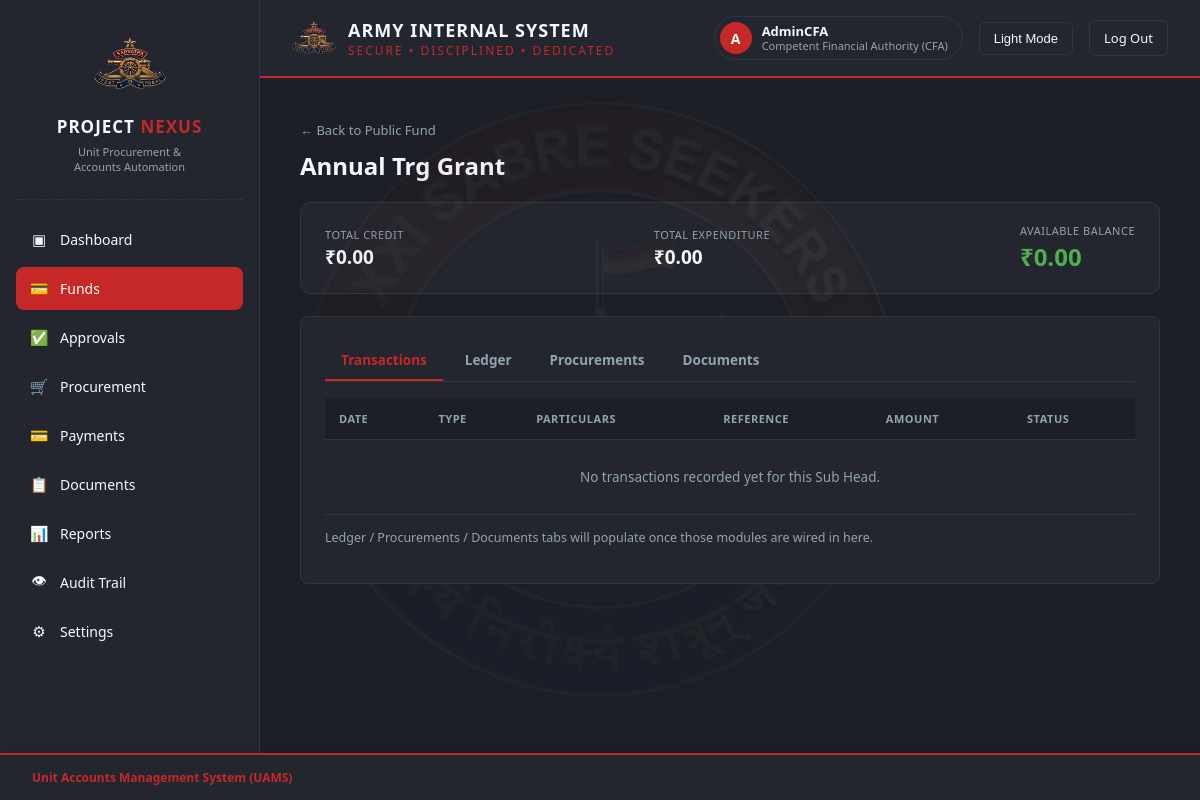
/finance/funds/sub-head/e71c5ec3-fc21-4b76-9688-26a798020fd8/ (signed in), run on an earlier commit of the app's database.
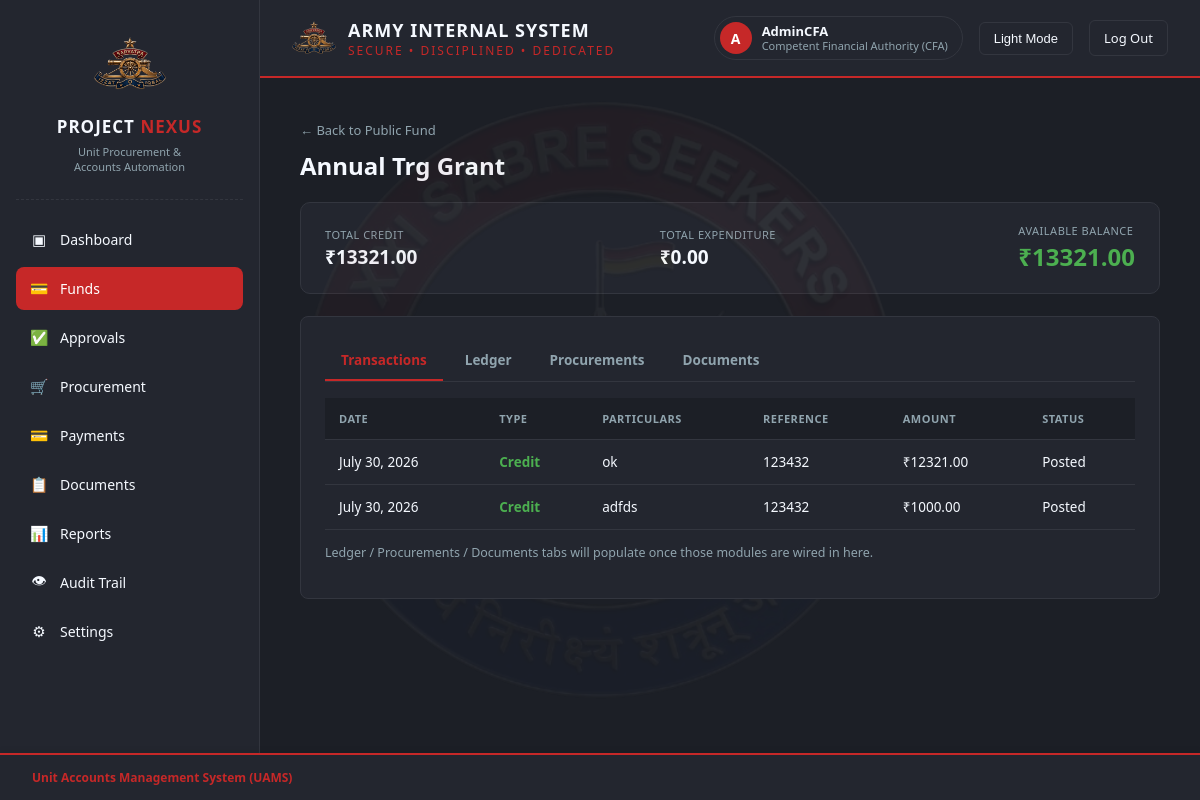
And on a later commit of the database.
### finance/models.py (models this page shows, shortened)
class FundTransaction(CoreModel):
    TRANSACTION_TYPE_CHOICES = [
        ("OPENING", "Opening Balance"),
        ("CREDIT", "Additional Credit"),
        ("EXPENDITURE", "Actual Expenditure"),
        ("CREDIT_REVERSAL", "Credit Reversal"),
        ("EXPENDITURE_REVERSAL", "Expenditure Reversal"),
        ("ADJUSTMENT_CREDIT", "Credit Adjustment"),
        ("ADJUSTMENT_DEBIT", "Debit Adjustment"),
    ]
    financial_year = models.ForeignKey(
        FinancialYear,
        on_delete=models.PROTECT,
        related_name="fund_transactions",
    )
    sub_head = models.ForeignKey(
        SubHead,
        on_delete=models.PROTECT,
        related_name="fund_transactions",
    )
    transaction_type = models.CharField(
        max_length=30,
        choices=TRANSACTION_TYPE_CHOICES,
    )
    amount = models.DecimalField(
        max_digits=15,
        decimal_places=2,
        validators=[MinValueValidator(Decimal("0.01"))],
    )
    transaction_date = models.DateField(
        default=timezone.localdate,
    )
    fund_entry = models.OneToOneField(
        FundEntry,
        on_delete=models.PROTECT,
        related_name="ledger_transaction",
        blank=True,
        null=True,
    )
    reference_number = models.CharField(
        max_length=100,
        blank=True,
        null=True,
    )
    reference_type = models.CharField(
        max_length=50,
        blank=True,
        null=True,
        help_text="Example: FUND_ENTRY, PAYMENT or REVERSAL.",
    )
    reference_id = models.PositiveBigIntegerField(
        blank=True,
        null=True,
    )
    remarks = models.TextField(
        blank=True,
        null=True,
    )
    is_reversed = models.BooleanField(
        default=False,
    )
    class Meta:
        db_table = "fin_fund_transactions"
        ordering = ["-transaction_date", "-created_at"]
        verbose_name = "Fund Transaction"
        verbose_name_plural = "Fund Transactions"
    @property
    def debit_amount(self):
        debit_types = {
            "EXPENDITURE",
            "CREDIT_REVERSAL",
            "ADJUSTMENT_DEBIT",
        }
        if self.transaction_type in debit_types:
            return self.amount
        return Decimal("0.00")

### finance/views.py (the view)
@login_required
def sub_head_detail(request, pk):
    role = getattr(request.user, "role", None)
    if role not in FUND_ROLES:
        raise PermissionDenied(
            "You are not authorised to access Funds."
        )
    sub_head = get_object_or_404(
        SubHead.objects.select_related("fund_head"), pk=pk
    )
    txns = FundTransaction.objects.filter(sub_head=sub_head)
    summary = _balance_summary(txns)
    transactions = txns.order_by("-transaction_date", "-created_at")
    context = {
        "sub_head": sub_head,
        "summary": summary,
        "transactions": transactions,
        "role": role,
    }
    return render(request, "finance/sub_head_detail.html", context)

### core_base/models.py (called while the page is built)
    def get_queryset(self):
        return super().get_queryset().filter(is_deleted=False)

### finance/views.py (called while the page is built)
def _balance_summary(transaction_qs):
    totals = transaction_qs.aggregate(
        total_credit=Coalesce(
            Sum("amount", filter=Q(transaction_type__in=CREDIT_TYPES)),
            ZERO,
        ),
        total_expenditure=Coalesce(
            Sum("amount", filter=Q(transaction_type="EXPENDITURE")),
            ZERO,
        ),
        total_debit=Coalesce(
            Sum("amount", filter=Q(transaction_type__in=DEBIT_TYPES)),
            ZERO,
        ),
    )
    totals["available_balance"] = (
        totals["total_credit"] - totals["total_debit"]
    )
    return totals

### templates/finance/sub_head_detail.html (shortened to what this page needs)
{% load static %}
<!DOCTYPE html>
<html lang="en">
<head>
  <link rel="stylesheet" href="{% static 'css/style.css' %}">
</head>
<body>
<div class="app-layout">
  {% include 'partials/sidebar.html' with active_nav='funds' %}
  <div class="main-content">
    {% include 'partials/header.html' with active_nav='funds' %}
    <div class="dashboard-shell">
      <a href="{% url 'finance:fund-head-detail' sub_head.fund_head.pk %}" class="shd-back">&larr; Back to {{ sub_head.fund_head.name }}</a>
      <h2 class="shd-title">{{ sub_head.name }}</h2>
      <div class="shd-summary-card">
        <div class="shd-summary-item">
          <div class="label">Total Credit</div>
          <div class="value">&#8377;{{ summary.total_credit|floatformat:2 }}</div>
        </div>
        <div class="shd-summary-item">
          <div class="label">Total Expenditure</div>
          <div class="value">&#8377;{{ summary.total_expenditure|floatformat:2 }}</div>
        </div>
        <div class="shd-summary-item balance">
          <div class="label">Available Balance</div>
          <div class="value">&#8377;{{ summary.available_balance|floatformat:2 }}</div>
        </div>
      </div>
      <div class="card">
        <div class="shd-tabs">
          <div class="shd-tab active">Transactions</div>
          <div class="shd-tab">Ledger</div>
          <div class="shd-tab">Procurements</div>
          <div class="shd-tab">Documents</div>
        </div>
        <table class="shd-table">
          <thead>
            <tr>
              <th>Date</th>
              <th>Type</th>
              <th>Particulars</th>
              <th>Reference</th>
              <th>Amount</th>
              <th>Status</th>
            </tr>
          </thead>
          <tbody>
            {% for txn in transactions %}
              <tr>
                <td>{{ txn.transaction_date }}</td>
                <td>
                  {% if txn.debit_amount %}
                    <span class="shd-debit">Debit</span>
                  {% else %}
                    <span class="shd-credit">Credit</span>
                  {% endif %}
                </td>
                <td>{{ txn.remarks|default:txn.get_transaction_type_display }}</td>
                <td>{{ txn.reference_number|default:"-" }}</td>
                <td>&#8377;{{ txn.amount }}</td>
                <td>{% if txn.is_reversed %}Reversed{% else %}Posted{% endif %}</td>
              </tr>
            {% empty %}
              <tr><td colspan="6" class="shd-empty">No transactions recorded yet for this Sub Head.</td></tr>
            {% endfor %}
          </tbody>
        </table>
        <p style="color:var(--text-secondary); font-size:12.5px; margin-top:14px;">
          Ledger / Procurements / Documents tabs will populate once those modules are wired in here.
        </p>
      </div>
    </div>
    {% include 'partials/footer.html' %}
  </div>
</div>
</body>
</html>

What changed in the data, as far as the page shows it:
added FundTransaction: transaction_date "July 30, 2026", shows "Credit", remarks "ok", reference_number "123432", amount "12321.00", is_reversed "Posted"
added FundTransaction: transaction_date "July 30, 2026", shows "Credit", remarks "adfds", reference_number "123432", amount "1000.00", is_reversed "Posted"
Also different on the page:
{{ summary.total_credit|floatformat:2 }}: "0.00" → "13321.00"
{{ summary.available_balance|floatformat:2 }}: "0.00" → "13321.00"
text no longer shown: "No transactions recorded yet for this Sub Head."
